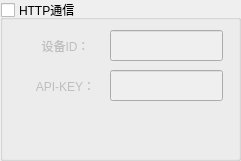
   <widget class="QGroupBox" name="groupBoxHTTP">
    <property name="geometry">
     <rect>
      <x>760</x>
      <y>470</y>
      <width>241</width>
      <height>161</height>
     </rect>
    </property>
    <property name="title">
     <string>HTTP通信</string>
    </property>
    <property name="checkable">
     <bool>true</bool>
    </property>
    <property name="checked">
     <bool>false</bool>
    </property>
    <widget class="QLineEdit" name="lineEditDeviceID">
     <property name="geometry">
      <rect>
       <x>110</x>
       <y>30</y>
       <width>113</width>
       <height>31</height>
      </rect>
     </property>
    </widget>
    <widget class="QLineEdit" name="lineEditAPIKey">
     <property name="geometry">
      <rect>
       <x>110</x>
       <y>70</y>
       <width>113</width>
       <height>31</height>
      </rect>
     </property>
    </widget>
    <widget class="QLabel" name="label_54">
     <property name="geometry">
      <rect>
       <x>30</x>
       <y>30</y>
       <width>71</width>
       <height>31</height>
      </rect>
     </property>
     <property name="font">
      <font>
       <pointsize>9</pointsize>
      </font>
     </property>
     <property name="text">
      <string>设备ID：</string>
     </property>
     <property name="alignment">
      <set>Qt::AlignCenter</set>
     </property>
    </widget>
    <widget class="QLabel" name="label_55">
     <property name="geometry">
      <rect>
       <x>30</x>
       <y>70</y>
       <width>71</width>
       <height>31</height>
      </rect>
     </property>
     <property name="font">
      <font>
       <pointsize>9</pointsize>
      </font>
     </property>
     <property name="text">
      <string>API-KEY：</string>
     </property>
     <property name="alignment">
      <set>Qt::AlignCenter</set>
     </property>
    </widget>
   </widget>
